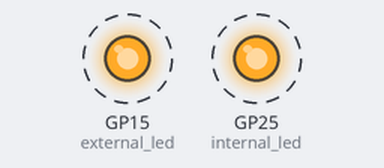
A program run on a simulated Raspberry Pi Pico running MicroPython. Parts: output pins drawn as LEDs (lit = HIGH). Dashed ring = blinking.

Above: at 0.5 s.
Timing chart, 0 to 4.6 s (numbered marks = the images above):
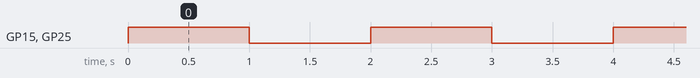

Measured:
- by itself, GP15 (external_led), GP25 (internal_led): alternates HIGH for 1.0 s and LOW for 1.0 s

The program:

led_blink.py
```python
import machine
import time

internal_led = machine.Pin("LED", machine.Pin.OUT)

external_led = machine.Pin(15, machine.Pin.OUT)

while True:
    internal_led.on()
    external_led.on()
    time.sleep(1)

    internal_led.off()
    external_led.off()
    time.sleep(1)
```
